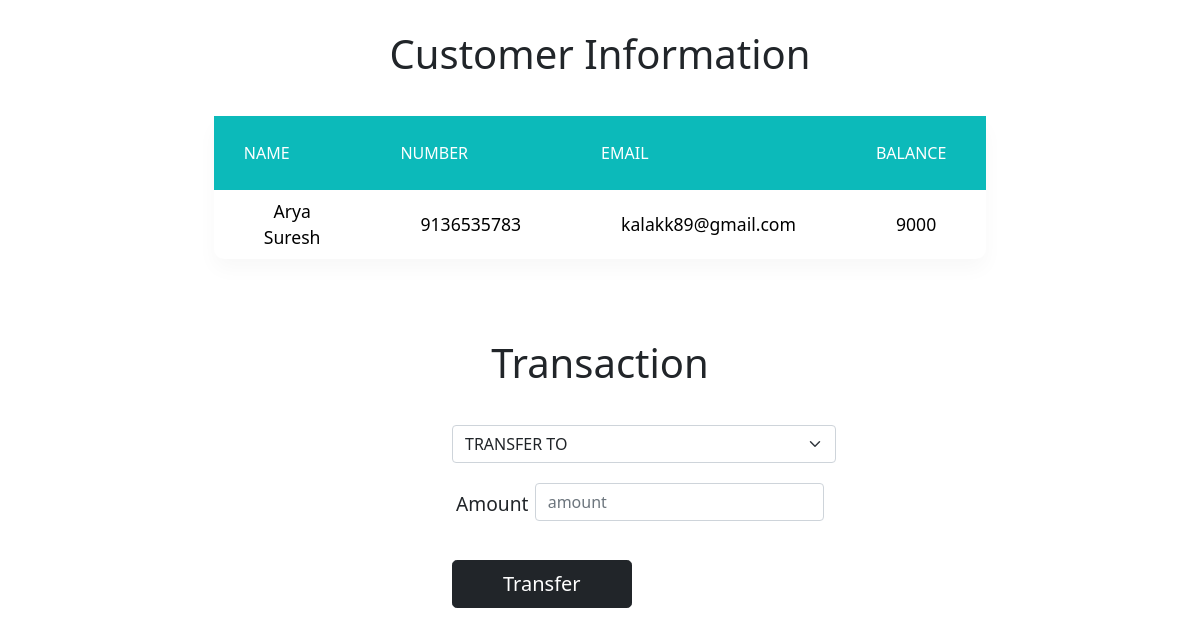
The app's page /transfer.php?id=4 with its own data.
### tables this page shows
CREATE TABLE IF NOT EXISTS `customer` (
  `id` INT(144) NOT NULL UNIQUE ,
  `name` VARCHAR(1000) NOT NULL,
  `number` VARCHAR(1000) not null,
  `email` VARCHAR(1000) NOT NULL UNIQUE,
  `balance` VARCHAR(10000)
);

### transfer.php (the view, shortened to what this page needs)
<!DOCTYPE html>
<html lang="en" dir="ltr">
  <head>
    <link rel="stylesheet" href="style.css">
    <link href="https://cdn.jsdelivr.net/npm/bootstrap@5.0.1/dist/css/bootstrap.min.css" rel="stylesheet">
  </head>
  <body>
    <div class="subbody">
      <h2 class="vheading">Customer Information</h2>
            <?php
            include 'connection.php';
            $id=$_GET['id'];
            $squery="select * from customer where id=$id";
            $q=mysqli_query($conn,$squery);
            while($res=mysqli_fetch_array($q))
            {?>
              <table class="ttable">
              <tr>
                <th>Name</th>
                <th>Number</th>
                <th>Email</th>
                <th>Balance</th>
              </tr>
              <tr>
                <td><?php echo $res['name']; ?></td>
                <td><?php echo $res['number']; ?></td>
                <td><?php echo $res['email']; ?></td>
                <td><?php echo $res['balance']; ?></td>
              </tr>
              </table>
            <?php
          } ?>
      <h2 class="vheading">Transaction</h2>
      <form class="row gy-2 gx-3 align-items-center" action="" style="margin-left: 37%; margin-right:25%;" method="post">
        <div class="form" >
          <select class="form-select" placeholder="transfer to" name="rid">
            <option selected hidden disabled >TRANSFER TO</option>
          </select>
        </div>
        <div class="mb-3 row" >
          <label for="amount" class="col-sm-2 col-form-label" id="amount">Amount</label>
          <div class="col-sm-10">
            <input required type="text" placeholder="amount" name="tamount" id="amountbtn" class="form-control" style="margin-top:20px;">
          </div>
        </div>
            <div class="button-container" >
          <button name="transfer" class="btn btn-lg btn-dark tbtn" style="padding-left:50px; padding-right:50px;">Transfer</button>
        </div>
    </div>
  </body>
</html>

### style.css (style rules this page uses)
body { margin: 0; padding: 0; }
.vheading { text-align: center; padding-top:30px; padding-bottom: 30px; font-size: 2.5em; }
table { border-collapse:collapse; background-color:#fff; box-shadow: 0 10px 20px 0 rgba(0,0,0,.03); border-radius: 10px; margin : auto; width:30%; margin-bottom: 50px; }
th,td { border:1px solid #f2f2f2; padding: 8px 50px; text-align: center; color: black; }
th { text-transform: uppercase; font-weight: 500; background-color: #0cbaba; color:white; padding: 25px 30px; }
td { font-size: 1.1em; }
.row { margin-left: 500px; width:400px; }
.form-select { padding: 20px; }
#amount { font-size: 1.2em; margin-top: 20px; }
#amountbtn { margin-left: 16px; }
.button-container { padding: 10px 35px; }
div.form { display: block; text-align: center; }
form { margin-left: 25%; margin-right:25%; width: 50%; }

### records on screen
customer: name "Arya Suresh", number "9136535783", email "kalakk89@gmail.com", balance "9000"
